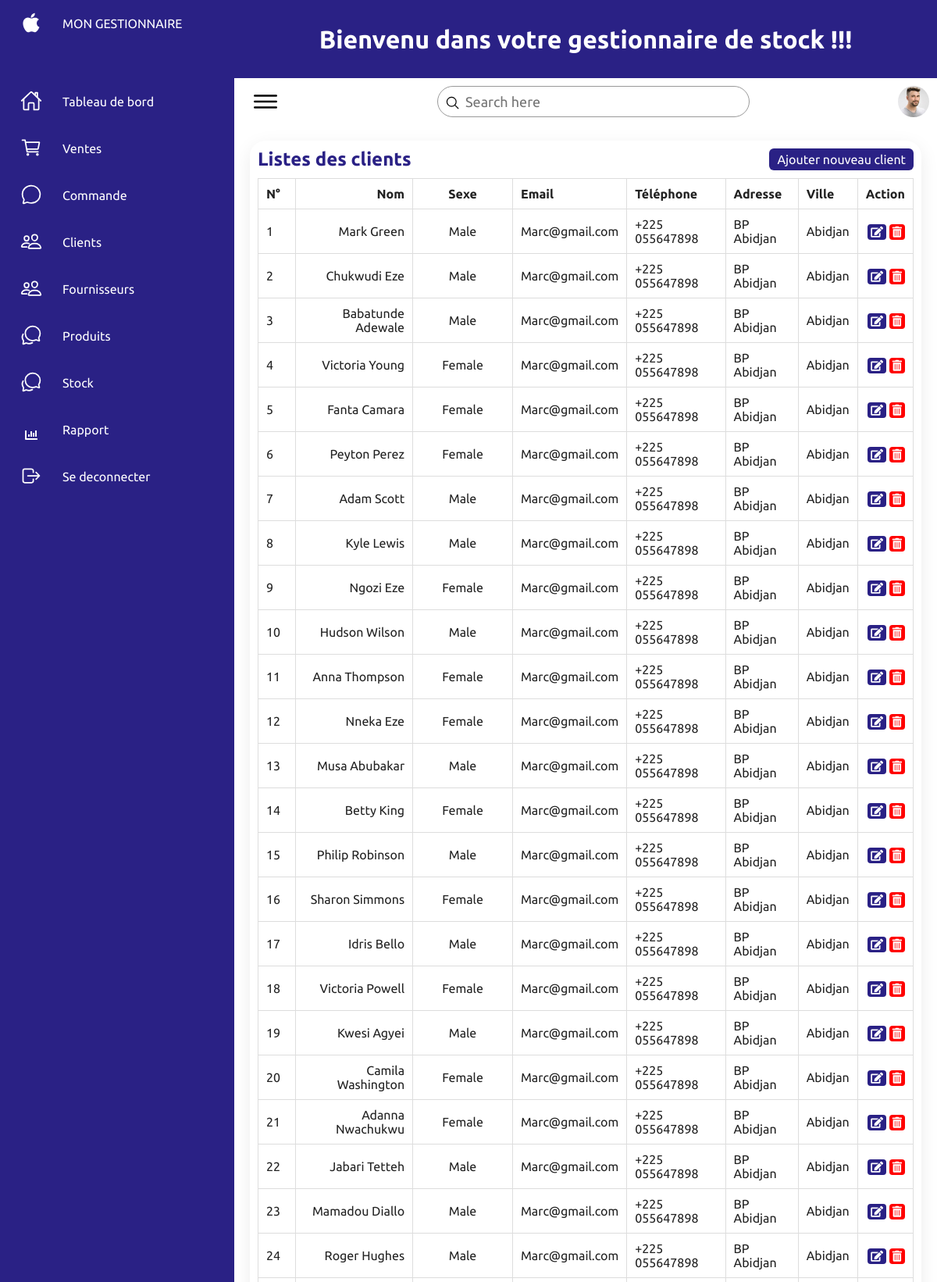
The app's page /VIEW/liste_client.php (upper part) with its own data.
### tables this page shows
CREATE TABLE IF NOT EXISTS `client` (
  `id` int(11) NOT NULL AUTO_INCREMENT,
  `nom` varchar(255) DEFAULT NULL,
  `sexe` varchar(255) DEFAULT NULL,
  PRIMARY KEY (`id`),
  UNIQUE KEY `nom` (`nom`)
);

### VIEW/liste_client.php (the view, shortened to what this page needs)
<?php
$dsn = 'mysql:host=localhost;dbname=supermarche';
$username = 'root';
$password = '';
try {
    $pdo = new PDO($dsn, $username, $password);
    $pdo->setAttribute(PDO::ATTR_ERRMODE, PDO::ERRMODE_EXCEPTION);
} catch (PDOException $e) {
    die('La connexion à la base de données a échoué: '.$e->getMessage());
}
$sql = 'select  * from client';
$stmt = $pdo->query($sql);
$clients = $stmt->fetchAll(PDO::FETCH_ASSOC);
?>
<!DOCTYPE html>
<html lang="fr">
<?php
    require '../INCLUDE/head.php';
?>
<body>
    <div class="container">
        <?php
        require '../INCLUDE/navigation.php';
        ?>
        <div class="main">
            <?php
           require '../INCLUDE/main.php';
            ?>
             <div class="details">
                <div class="recentOrders">
                    <div class="cardHeader">
                        <h2>Listes des clients</h2>
                        <a href="../FORMULAIRE/client_form.php" class="btn">Ajouter nouveau client</a>
                    </div>
                    <table>
                        <thead>
                            <tr>
                                <td>N°</td>
                                <td>Nom</td>
                                <td>Sexe</td>
                                <td>Email</td>
                                <td>Téléphone</td>
                                <td>Adresse</td>
                                <td>Ville</td>
                                <td>Action</td>
                            </tr>
                        </thead>
                        <tbody>
                        <?php foreach ($clients as $client): ?>
                            <tr>
                                <td><?php echo $client['id']; ?></td>
                                <td><?php echo $client['nom']; ?></td>
                                <td><?php echo $client['sexe']; ?></td>
                                <td>Marc@gmail.com</td>
                                <td>+225 055647898</td>
                                <td>BP Abidjan</td>
                                <td>Abidjan</td>
                                <td>
                                    <span class="status delivered"><i class="fas fa-edit"></i></span>
                                    <span class="status return"><i class="fas fa-trash-alt"></i></span>
                                </td>
                            </tr>
                            <?php endforeach; ?>
                        </tbody>
                    </table>
                </div>
            </div>
        </div>
    </div>
</body>
</html>

### INCLUDE/head.php (shortened to what this page needs)
<head>
    <link rel="stylesheet" href="https://cdnjs.cloudflare.com/ajax/libs/font-awesome/5.15.4/css/all.min.css">
    <link rel="stylesheet" href="../STYLE/style.css">
</head>

### INCLUDE/navigation.php
<div class="navigation">
    <ul>
        <li>
            <a href="#">
                <span class="icon">
                    <ion-icon name="logo-apple"></ion-icon>
                </span>
                <span class="title">MON GESTIONNAIRE</span>
            </a>
        </li>
        <li>
            <a href="../VIEW/home.php">
                <span class="icon">
                    <ion-icon name="home-outline"></ion-icon>
                </span>
                <span class="title">Tableau de bord</span>
            </a>
        </li>
        <li>
            <a href="../VIEW/ventes.php">
                <span class="icon">
                    <ion-icon name="cart-outline"></ion-icon>
                </span>
                <span class="title">Ventes</span>
            </a>
        </li>
        <li>
            <a href="../VIEW/achats.php">
                <span class="icon">
                    <ion-icon name="chatbubble-outline"></ion-icon>
                </span>
                <span class="title">Commande</span>
            </a>
        </li>
        <li>
            <a href="../VIEW/liste_client.php">
                <span class="icon">
                    <ion-icon name="people-outline"></ion-icon>
                </span>
                <span class="title">Clients</span>
            </a>
        </li>
        <li>
            <a href="../VIEW/fournisseur.php">
                <span class="icon">
                     <ion-icon name="people-outline"></ion-icon>
                </span>
                <span class="title">Fournisseurs</span>
            </a>
        </li>
        <li>
            <a href="../VIEW/produit.php">
                <span class="icon">
                <ion-icon name="chatbubbles-outline"></ion-icon>
                </span>
                <span class="title">Produits</span>
            </a>
        </li>
        <li>
            <a href="../VIEW/stock.php">
                <span class="icon">
                <ion-icon name="chatbubbles-outline"></ion-icon>
                </span>
                <span class="title">Stock</span>
            </a>
        </li>
        <li>
            <a href="../VIEW/rapport.php">
                <span class="icon">
                    <div class="iconBx">
                            <i class="fas fa-chart-bar"></i>
                    </div>
                </span>
                <span class="title">Rapport</span>
            </a>
        </li>
        <li>
            <a href="../FORMULAIRE/connexion.php">
                <span class="icon">
                    <ion-icon name="log-out-outline"></ion-icon>
                </span>
                <span class="title">Se deconnecter</span>
            </a>
        </li>
    </ul>
</div>

### INCLUDE/main.php
<div class="topbar1">
  <h1>Bienvenu dans votre gestionnaire de stock !!!</h1>
 </div>
<div class="topbar">
     <div class="toggle">
         <ion-icon name="menu-outline"></ion-icon>
     </div>
     <div class="search">
         <label>
             <input type="text" placeholder="Search here">
             <ion-icon name="search-outline"></ion-icon>
         </label>
     </div>
     <div class="user">
         <img src="../IMAGE/customer01.jpg" alt="">
     </div>
 </div>

### STYLE/style.css (style rules this page uses)
* { font-family: "Ubuntu", sans-serif; margin: 0; padding: 0; box-sizing: border-box; }
:root { --blue: #2a2185; --white: #fff; --gray: #f5f5f5; --black1: #222; --black2: #999; }
body { min-height: 100vh; overflow-x: hidden; }
.container { position: relative; width: 100%; }
.navigation { position: fixed; width: 300px; height: 100%; background: var(--blue); border-left: 10px solid var(--blue); transition: 0.5s; overflow: hidden; }
.navigation ul { position: absolute; top: 0; left: 0; width: 100%; }
.navigation ul li { position: relative; width: 100%; list-style: none; border-top-left-radius: 30px; border-bottom-left-radius: 30px; }
.navigation ul li:nth-child(1) { margin-bottom: 40px; pointer-events: none; }
.navigation ul li a { position: relative; display: block; width: 100%; display: flex; text-decoration: none; color: var(--white); }
.navigation ul li a .icon { position: relative; display: block; min-width: 60px; height: 60px; line-height: 75px; text-align: center; }
.navigation ul li a .icon ion-icon { font-size: 1.75rem; }
.navigation ul li a .title { position: relative; display: block; padding: 0 10px; height: 60px; line-height: 60px; text-align: start; white-space: nowrap; }
.main { position: absolute; width: calc(100% - 300px); left: 300px; min-height: 100vh; background: var(--white); transition: 0.5s; }
.topbar { width: 100%; height: 60px; display: flex; justify-content: space-between; align-items: center; padding: 0 10px; }
.topbar1 { width: 100%; height: 100px; display: flex; justify-content: center; align-items: center; padding: 0 10px; background-color: #2a2185; background-attachment: fixed; overflow: hidden; white-space: nowrap; }
.topbar1 h1 { color: white; align-items: center; display: inline-block; margin: 0; padding: 0; animation: scrollText 10s linear infinite; }
.toggle { position: relative; width: 60px; height: 60px; display: flex; justify-content: center; align-items: center; font-size: 2.5rem; cursor: pointer; }
.search { position: relative; width: 400px; margin: 0 10px; }
.search label { position: relative; width: 100%; }
.search label input { width: 100%; height: 40px; border-radius: 40px; padding: 5px 20px; padding-left: 35px; font-size: 18px; outline: none; border: 1px solid var(--black2); }
.search label ion-icon { position: absolute; top: 0; left: 10px; font-size: 1.2rem; }
.user { position: relative; width: 40px; height: 40px; border-radius: 50%; overflow: hidden; cursor: pointer; }
.user img { position: absolute; top: 0; left: 0; width: 100%; height: 100%; object-fit: cover; }
.details { position: relative; padding: 20px; grid-template-columns: 2fr 1fr; grid-gap: 30px; }
.details .recentOrders { min-height: 500px; background: var(--white); padding: 10px; box-shadow: 0 7px 25px rgba(0, 0, 0, 0.08); border-radius: 20px; }
.details .cardHeader { display: flex; justify-content: space-between; align-items: flex-start; }
.cardHeader h2 { font-weight: 600; color: var(--blue); }
.cardHeader .btn { position: relative; padding: 5px 10px; background: var(--blue); text-decoration: none; color: var(--white); border-radius: 6px; }
.details table { width: 100%; border-collapse: collapse; margin-top: 10px; }
.details table thead td { font-weight: 600; }
.details .recentOrders table tr { color: var(--black1); border-bottom: 1px solid rgba(0, 0, 0, 0.1); }
.details .recentOrders table tr:last-child { border-bottom: none; }
.details .recentOrders table tr td { padding: 10px; border: 1px solid #ddd; }
.details .recentOrders table tr td:last-child { text-align: end; }
.details .recentOrders table tr td:nth-child(2) { text-align: end; }
.details .recentOrders table tr td:nth-child(3) { text-align: center; }
.status.delivered { padding: 2px 4px; background: #2a2185; color: var(--white); border-radius: 4px; font-size: 14px; font-weight: 500; }
.status.return { padding: 2px 4px; background: #f00; color: var(--white); border-radius: 4px; font-size: 14px; font-weight: 500; }

### records on screen
client: id "1", nom "Mark Green", sexe "Male"
client: id "2", nom "Chukwudi Eze", sexe "Male"
client: id "3", nom "Babatunde Adewale", sexe "Male"
client: id "4", nom "Victoria Young", sexe "Female"
client: id "5", nom "Fanta Camara", sexe "Female"
client: id "6", nom "Peyton Perez", sexe "Female"
client: id "7", nom "Adam Scott", sexe "Male"
client: id "8", nom "Kyle Lewis", sexe "Male"
client: id "9", nom "Ngozi Eze", sexe "Female"
client: id "10", nom "Hudson Wilson", sexe "Male"
client: id "11", nom "Anna Thompson", sexe "Female"
client: id "12", nom "Nneka Eze", sexe "Female"
client: id "13", nom "Musa Abubakar", sexe "Male"
client: id "14", nom "Betty King", sexe "Female"
client: id "15", nom "Philip Robinson", sexe "Male"
client: id "16", nom "Sharon Simmons", sexe "Female"
client: id "17", nom "Idris Bello", sexe "Male"
client: id "18", nom "Victoria Powell", sexe "Female"
client: id "19", nom "Kwesi Agyei", sexe "Male"
client: id "20", nom "Camila Washington", sexe "Female"
client: id "21", nom "Adanna Nwachukwu", sexe "Female"
client: id "22", nom "Jabari Tetteh", sexe "Male"
client: id "23", nom "Mamadou Diallo", sexe "Male"
client: id "24", nom "Roger Hughes", sexe "Male"
